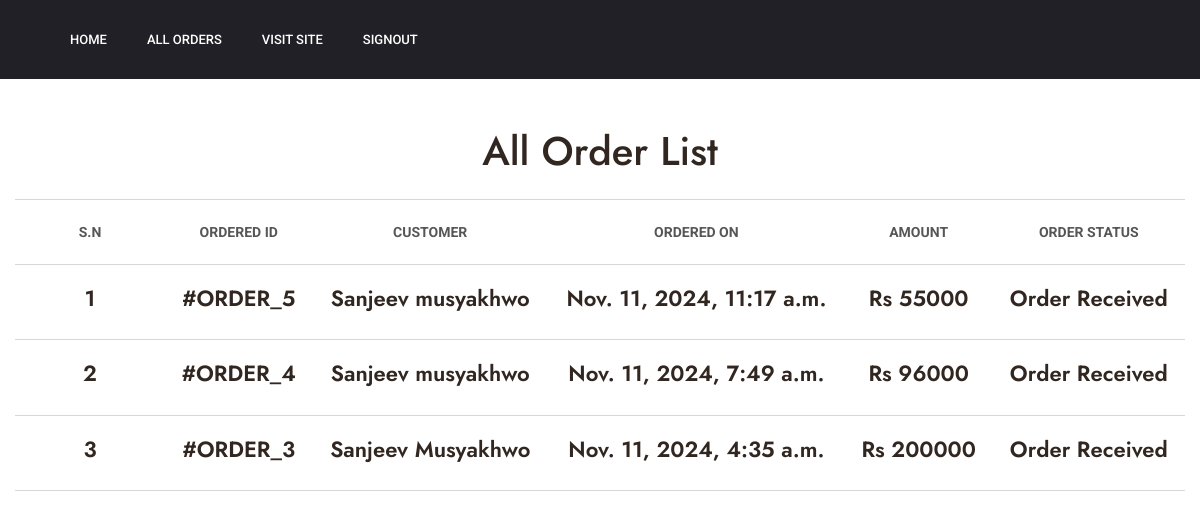
The page /adminallorder/ (signed in) on the database as committed earlier.
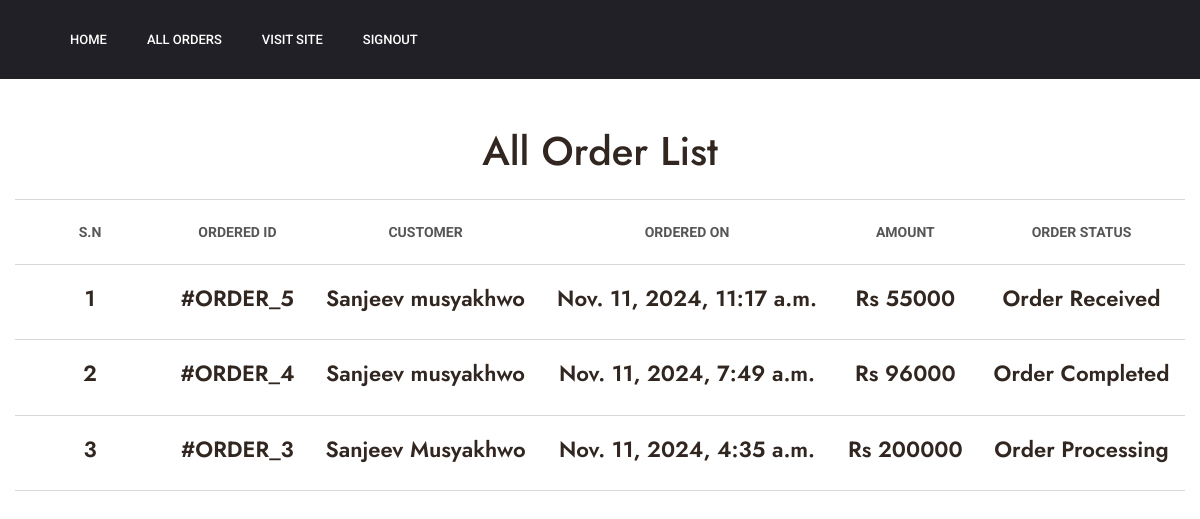
The same page on the database as committed later.
### app/models.py (models this page shows, shortened)
class Order(models.Model):
  cart = models.OneToOneField(Cart,on_delete=models.CASCADE)
  ordered_by = models.CharField(max_length=200)
  shipping_address = models.CharField(max_length=200)
  mobile = models.CharField(max_length=10)
  email = models.EmailField(null= True,blank=True)
  subtotal = models.PositiveIntegerField()
  discount = models.PositiveIntegerField()
  total = models.PositiveIntegerField()
  order_status = models.CharField(max_length=50, choices=ORDER_STATUS)
  created_at = models.DateTimeField(auto_now_add=True)

### app/views.py (the view)
# urls.py: path('adminallorder/', views.AdminAllOrder.as_view(), name='adminallorder'),
class AdminAllOrder(AdminRequiredMixin,ListView):
    template_name = 'AdminPanel/allorderlist.html'
    queryset = Order.objects.all().order_by('-id')
    context_object_name = 'order_obj'

### app/views.py (called while the page is built)
    def dispatch(self, request, *args, **kwargs):
        if request.user.is_authenticated and Admin.objects.filter(user=request.user).exists():
            pass
        else:
            return redirect('/admin_login/')
        return super().dispatch(request, *args, **kwargs)

### templates/AdminPanel/allorderlist.html (shortened to what this page needs)
{% extends "AdminPanel/adminbase.html" %}
{% load humanize %}
{% block content %}
<div class="container">
    <h1 class="text-center mt-5">All Order List</h1>
  <div class="row mt-4">
      <div class="col-12">
          <div class="cart-wrapper">
              <div class="table-responsive">
                  <table class="table mb-0">
                      <thead>
                          <tr>
                              <th class="product-thumbnail">S.N</th>
                              <th class="product-subtotal">Ordered ID</th>
                              <th class="product-name">Customer</th>
                              <th class="product-price">Ordered On</th>
                              <th class="product-quantity">Amount</th>
                              <th class="product-quantity">Order Status</th>
                          </tr>
                      </thead>
                      <tbody>
                              {% for order in order_obj %}
                                  <tr>
                                      <td class="product-title">
                                          <h4>
                                              {{ forloop.counter }}
                                          </h4>
                                      </td>
                                      <td class="product-title">
                                        <h4>
                                            <a href="{% url 'app:adminorderdetail' order.id %}">#ORDER_{{ order.id }}</a>
                                        </h4>
                                    </td>
                                    <td class="product-title">
                                      <h4>
                                          {{ order.ordered_by }}
                                      </h4>
                                  </td>
                                  <td class="product-title">
                                    <h4>
                                        {{ order.created_at }}
                                    </h4>
                                </td>
                                <td class="product-price">
                                  <h4>
                                      Rs {{ order.total }}
                                  </h4>
                              </td>
                                <td class="product-title">
                                  <h4>
                                    {{ order.order_status }}
                                  </h4>
                              </td>
                              {% endfor %}
                      </tbody>
                  </table>
              </div>
          </div>
      </div>
  </div>
</div>
{% endblock content %}

Rows that differ between the two databases and show on the page:
changed Order id 4: order_status "Order Received" → "Order Completed"
changed Order "Sanjeev Musyakhwo": order_status "Order Received" → "Order Processing"
